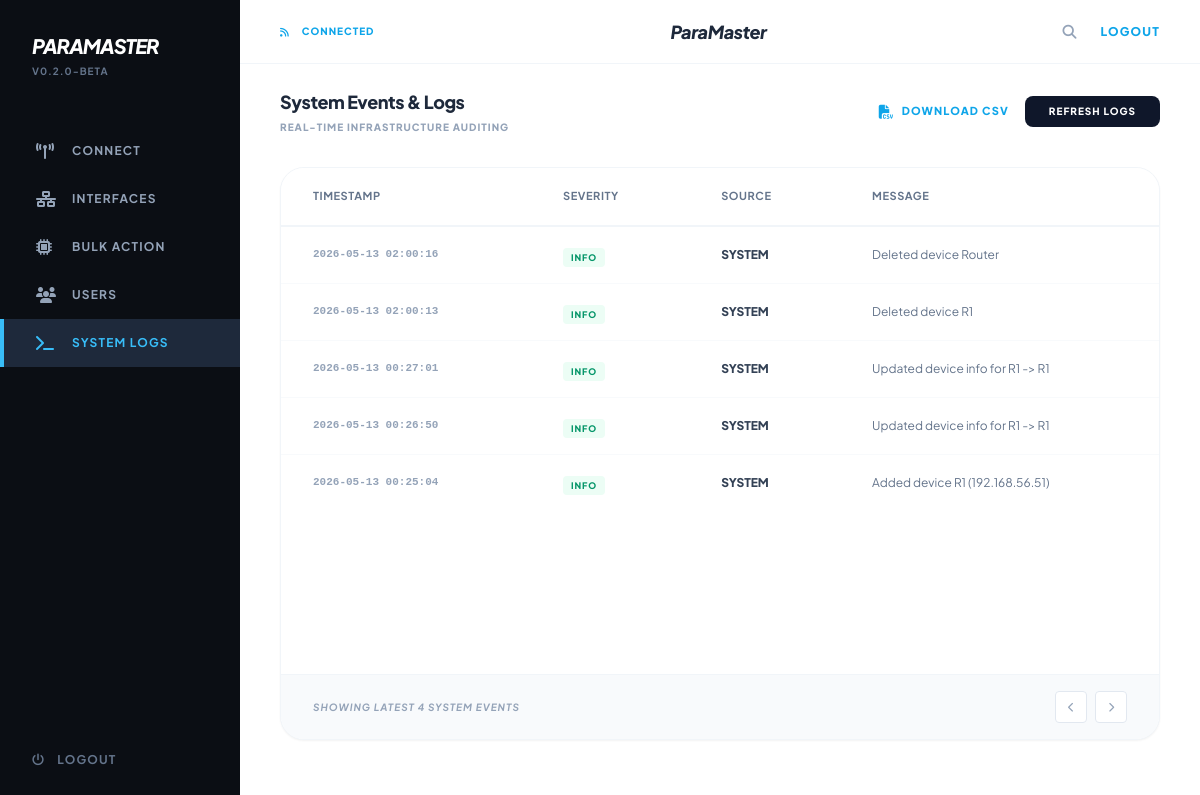
The page /logs (signed in) on the database as committed earlier.
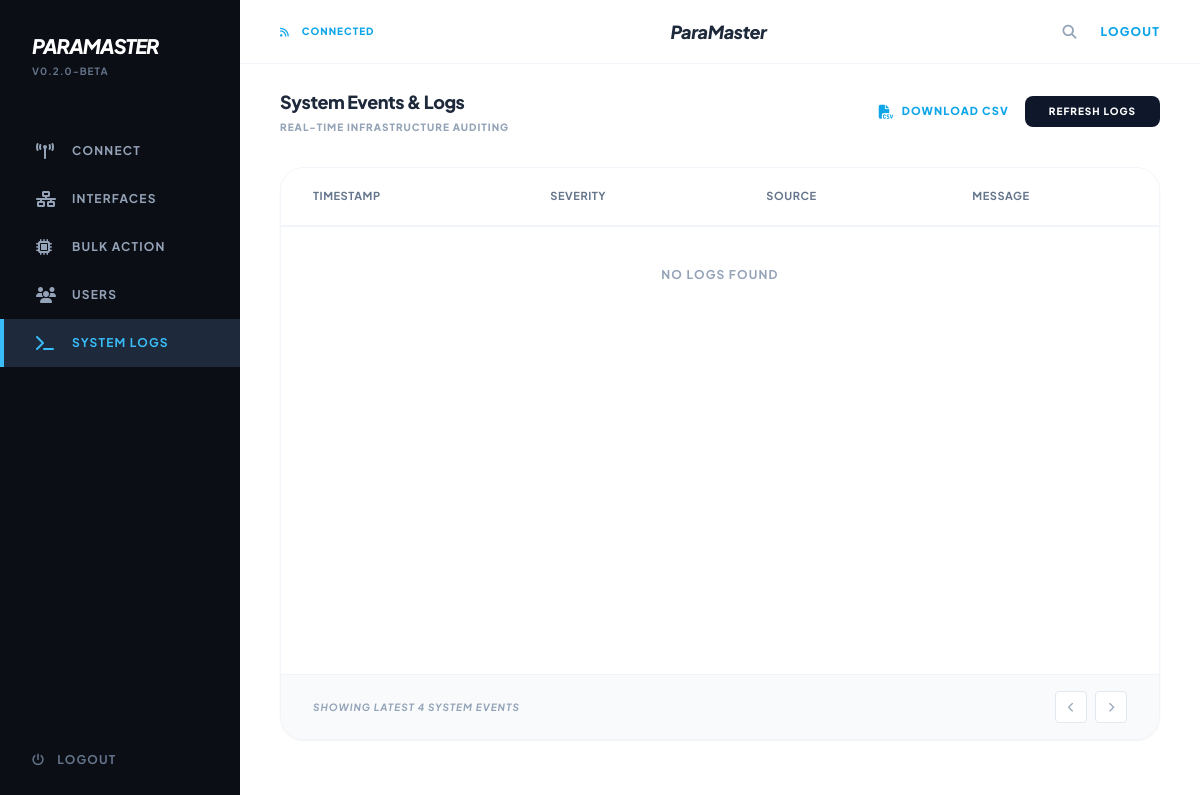
The same page on the database as committed later.
### models.py (models this page shows, shortened)
class Log(db.Model):
    id = db.Column(db.Integer, primary_key=True)
    timestamp = db.Column(db.DateTime, default=datetime.utcnow)
    level = db.Column(db.String(20), default='INFO')  # INFO, WARNING, ERROR
    action = db.Column(db.String(200), nullable=False)
    device_id = db.Column(db.Integer, db.ForeignKey('device.id'), nullable=True)
    user_id = db.Column(db.Integer, db.ForeignKey('user.id'), nullable=True)

### app.py (the view)
@app.route('/logs')
@login_required
def system_logs():
    logs = Log.query.order_by(Log.timestamp.desc()).limit(100).all()
    return render_template('logs.html', logs=logs)

### app.py (called while the page is built, shortened)
@login_manager.user_loader
def load_user(user_id):
    return User.query.get(int(user_id))

@app.before_request
def prepare_db_schema():
    global schema_prepared
    if schema_prepared:
        return

### templates/logs.html (shortened to what this page needs)
{% extends "base.html" %}
{% block content %}
<div class="px-10 py-6 h-full flex flex-col">
    <div class="flex items-center justify-between mb-8 shrink-0">
        <div>
            <h3 class="text-lg font-black text-slate-800 tracking-tight">System Events & Logs</h3>
            <p class="text-[10px] font-black text-slate-400 uppercase tracking-widest mt-1">Real-time infrastructure auditing</p>
        </div>
        <div class="flex items-center gap-4">
            <button onclick="downloadLogs()" class="flex items-center gap-2 text-sky-500 text-[11px] font-black uppercase tracking-widest hover:underline">
                <i class="fas fa-file-csv text-sm"></i>
                Download CSV
            </button>
            <button onclick="window.location.reload()" class="px-6 py-2 bg-slate-900 text-white text-[10px] font-black uppercase tracking-widest rounded-lg hover:bg-black transition-all">
                Refresh Logs
            </button>
        </div>
    </div>
    <div class="flex-1 bg-white rounded-3xl border border-slate-100 shadow-sm overflow-hidden flex flex-col">
        <div class="overflow-y-auto flex-1">
            <table id="logs-table" class="w-full text-left border-collapse">
                <thead class="sticky top-0 bg-white z-10">
                    <tr class="table-header">
                        <th class="px-8 py-5">Timestamp</th>
                        <th class="px-8 py-5">Severity</th>
                        <th class="px-8 py-5">Source</th>
                        <th class="px-8 py-5">Message</th>
                    </tr>
                </thead>
                <tbody class="divide-y divide-slate-50">
                    {% for log in logs %}
                    <tr class="hover:bg-slate-50/50 transition-all">
                        <td class="px-8 py-4 text-[11px] font-bold text-slate-400 font-mono">{{ log.timestamp.strftime('%Y-%m-%d %H:%M:%S') }}</td>
                        <td class="px-8 py-4">
                            {% if log.level == 'ERROR' %}
                            <span class="px-2 py-1 bg-rose-50 text-rose-600 text-[9px] font-black uppercase rounded tracking-widest">ERROR</span>
                            {% elif log.level == 'WARNING' %}
                            <span class="px-2 py-1 bg-amber-50 text-amber-600 text-[9px] font-black uppercase rounded tracking-widest">WARNING</span>
                            {% else %}
                            <span class="px-2 py-1 bg-emerald-50 text-emerald-600 text-[9px] font-black uppercase rounded tracking-widest">INFO</span>
                            {% endif %}
                        </td>
                        <td class="px-8 py-4 text-xs font-black text-slate-700">
                            {% if log.device_id %}
                                DEVICE_{{ log.device_id }}
                            {% else %}
                                SYSTEM
                            {% endif %}
                        </td>
                        <td class="px-8 py-4 text-xs text-slate-500">{{ log.action }}</td>
                    </tr>
                    {% else %}
                    <tr>
                        <td colspan="4" class="px-8 py-10 text-center text-slate-400 text-xs font-bold uppercase tracking-widest">No logs found</td>
                    </tr>
                    {% endfor %}
                </tbody>
            </table>
        </div>
        <div class="px-8 py-4 bg-slate-50 border-t border-slate-100 flex items-center justify-between">
            <p class="text-[10px] font-bold text-slate-400 uppercase tracking-widest italic">Showing latest 4 system events</p>
            <div class="flex gap-2">
                <button class="w-8 h-8 flex items-center justify-center rounded bg-white border border-slate-200 text-slate-400 hover:text-sky-500 transition-all cursor-not-allowed">
                    <i class="fas fa-chevron-left text-[10px]"></i>
                </button>
                <button class="w-8 h-8 flex items-center justify-center rounded bg-white border border-slate-200 text-slate-400 hover:text-sky-500 transition-all cursor-not-allowed">
                    <i class="fas fa-chevron-right text-[10px]"></i>
                </button>
            </div>
        </div>
    </div>
</div>
{% endblock %}

### templates/base.html (shortened to what this page needs)
<!DOCTYPE html>
<html lang="en">
<head>
    <script src="https://cdn.tailwindcss.com"></script>
    <link href="https://cdnjs.cloudflare.com/ajax/libs/font-awesome/6.4.0/css/all.min.css" rel="stylesheet">
</head>
<body class="flex flex-col h-screen overflow-hidden">
    <div class="flex flex-1 main-container">
        <aside class="sidebar flex flex-col shrink-0">
            <div class="p-8">
                <h1 class="text-white font-black text-xl tracking-tighter italic">PARAMASTER</h1>
                <p class="text-[10px] text-slate-500 font-bold uppercase tracking-widest mt-1">v0.2.0-beta</p>
            </div>
            <nav class="flex-1 mt-4">
                <a href="{{ url_for('dashboard') }}" class="sidebar-item {{ 'active' if request.endpoint == 'dashboard' }} flex items-center gap-4 px-8 py-4">
                    <i class="fas fa-tower-broadcast w-5"></i>
                    <span class="text-xs font-bold uppercase tracking-widest">Connect</span>
                </a>
                <a href="{{ url_for('all_interfaces') }}" class="sidebar-item {{ 'active' if request.endpoint == 'all_interfaces' }} flex items-center gap-4 px-8 py-4">
                    <i class="fas fa-network-wired w-5"></i>
                    <span class="text-xs font-bold uppercase tracking-widest">Interfaces</span>
                </a>
                <a href="{{ url_for('batch_config') }}" class="sidebar-item {{ 'active' if request.endpoint == 'batch_config' }} flex items-center gap-4 px-8 py-4">
                    <i class="fas fa-microchip w-5"></i>
                    <span class="text-xs font-bold uppercase tracking-widest">Bulk Action</span>
                </a>
                <a href="{{ url_for('users') }}" class="sidebar-item {{ 'active' if request.endpoint == 'users' }} flex items-center gap-4 px-8 py-4">
                    <i class="fas fa-users w-5"></i>
                    <span class="text-xs font-bold uppercase tracking-widest">Users</span>
                </a>
                <a href="{{ url_for('system_logs') }}" class="sidebar-item {{ 'active' if request.endpoint == 'system_logs' }} flex items-center gap-4 px-8 py-4">
                    <i class="fas fa-terminal w-5"></i>
                    <span class="text-xs font-bold uppercase tracking-widest">System Logs</span>
                </a>
            </nav>
            <div class="p-8">
                <a href="{{ url_for('logout') }}" class="text-slate-500 hover:text-white transition-colors text-xs font-bold uppercase tracking-widest flex items-center gap-3">
                    <i class="fas fa-power-off"></i>
                    Logout
                </a>
            </div>
        </aside>
        <main class="flex-1 flex flex-col bg-white overflow-hidden">
            <header class="bg-white border-b border-slate-100 h-16 flex items-center justify-between px-10 shrink-0">
                <div class="flex items-center gap-3 text-sky-500 text-[10px] font-black uppercase tracking-widest">
                    <i class="fas fa-rss animate-pulse"></i>
                    <span> Connected </span>
                </div>
                <h2 class="text-lg font-black text-slate-800 tracking-tight italic">ParaMaster</h2>
                <div class="flex items-center gap-6">
                    <i class="fas fa-search text-slate-400 cursor-pointer hover:text-slate-600 transition-all text-sm"></i>
                    <a href="{{ url_for('logout') }}" class="text-sky-500 text-xs font-black uppercase tracking-widest hover:underline">Logout</a>
                </div>
            </header>
            <div class="content-area">
                {% block content %}{% endblock %}
            </div>
        </main>
    </div>
</body>
</html>

### templates/base.html (style rules this page uses)
body { font-family: 'Plus Jakarta Sans', sans-serif; background-color: #fcfdfe; }
.sidebar { background-color: #0b0e14; height: 100vh; width: 240px; }
.sidebar-item { color: #94a3b8; transition: all 0.3s; border-left: 4px solid transparent; }
.sidebar-item:hover, .sidebar-item.active { background-color: #1e293b; color: #38bdf8; border-left: 4px solid #38bdf8; }
.main-container { height: calc(100vh - 40px); overflow: hidden; }
.content-area { height: calc(100vh - 100px); overflow-y: auto; }
.table-header { border-bottom: 2px solid #f1f5f9; color: #64748b; text-transform: uppercase; font-size: 11px; font-weight: 800; letter-spacing: 0.05em; }

Rows that differ between the two databases and show on the page:
removed Log: timestamp "2026-05-13 02:00:16", level "INFO", shows "SYSTEM", action "Deleted device Router"
removed Log: timestamp "2026-05-13 02:00:13", level "INFO", shows "SYSTEM", action "Deleted device R1"
removed Log: timestamp "2026-05-13 00:27:01", level "INFO", shows "SYSTEM", action "Updated device info for R1 -> R1"
removed Log: timestamp "2026-05-13 00:26:50", level "INFO", shows "SYSTEM", action "Updated device info for R1 -> R1"
removed Log: timestamp "2026-05-13 00:25:04", level "INFO", shows "SYSTEM", action "Added device R1 (192.168.56.51)"
Other text that changed with them:
text now shown: "NO LOGS FOUND"
